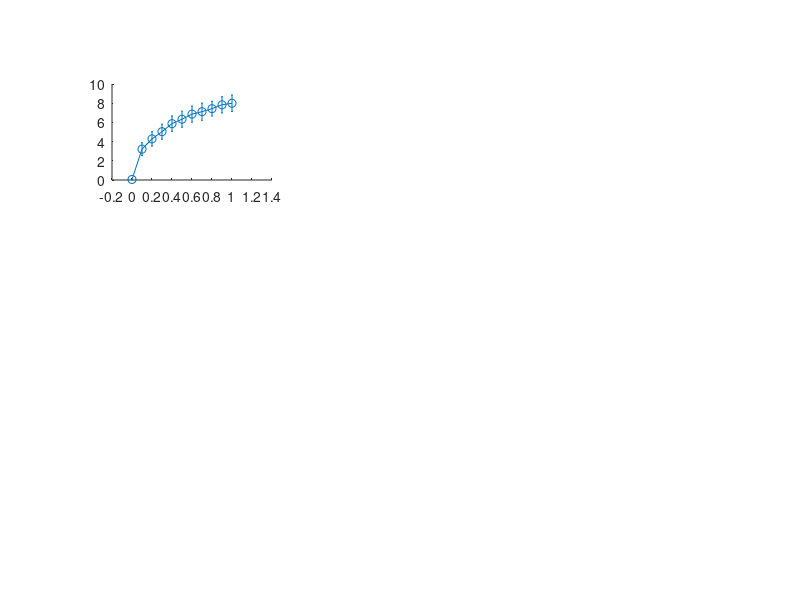

Reproduce this figure in MATLAB. (Note: this script raises an error after producing the figure.)

load  data_figureS1_properties_of_A_and_M_for_different_parameters.mat

colorcode=[0,0.4470,0.7410;0.8500,0.3250,0.0980;0.9290,0.6940,0.1250;0.4940,0.1840,0.5560;0.4660,0.6740,0.1880;0.3010,0.7450, 0.9330;0.6350 0.0780,0.1840;0.7176,0.2745,1.0000];
figure;
MS=5;
LD=1;
TextSize=10;

subplot('position',[0.14 0.7 0.2 0.16]);
errorbar(thetaall,alphaA_mean{1},std_alphaA{1},'-o','color',colorcode(1,:),'MarkerSize',MS,'LineWidth',LD); hold on;grid on
errorbar(thetaall,alphaA_mean{2},std_alphaA{2},'-d','color',colorcode(2,:),'MarkerSize',MS,'LineWidth',LD); hold on;
xlim([0 1]);
ylabel('$\alpha(\mathbf{A})$','Interpreter','Latex')
set(gca,'FontSize',TextSize,'fontname','Times New Roman');

subplot('position',[0.14 0.49 0.2 0.16]);
errorbar(thetaall,dFA_mean{1},std_dFA{1},'-o','color',colorcode(1,:),'MarkerSize',MS,'LineWidth',LD); hold on;grid on
errorbar(thetaall,dFA_mean{2},std_dFA{2},'-d','color',colorcode(2,:),'MarkerSize',MS,'LineWidth',LD); hold on;
ylabel('$d_F(\mathbf{A})$','Interpreter','Latex')
set(gca,'FontSize',TextSize,'fontname','Times New Roman');
xlim([0 1])
xlabel('$\theta$','Interpreter','Latex')

subplot('position',[0.4 0.7 0.2 0.16]);
errorbar(thetaall,alphaM_mean{1},std_alphaM{1},'-o','color',colorcode(1,:),'MarkerSize',MS,'LineWidth',LD); hold on; grid on
errorbar(thetaall,alphaM_mean{2},std_alphaM{2},'-d','color',colorcode(2,:),'MarkerSize',MS,'LineWidth',LD); hold on;
ylabel('$\alpha(\mathbf{M})$','Interpreter','Latex')
ylim([-0.05 0])
set(gca,'FontSize',TextSize,'fontname','Times New Roman');
xlim([0 1])

subplot('position',[0.4 0.49 0.2 0.16]);
errorbar(thetaall,dFM_mean{1},std_alphaM{1},'-o','color',colorcode(1,:),'MarkerSize',MS,'LineWidth',LD); hold on;grid on
errorbar(thetaall,dFM_mean{2},std_alphaM{2},'-d','color',colorcode(2,:),'MarkerSize',MS,'LineWidth',LD); hold on;
set(gca,'FontSize',TextSize,'fontname','Times New Roman');
ylabel('$d_F(\mathbf{M})$','Interpreter','Latex')
set(gca,'FontSize',TextSize,'fontname','Times New Roman');
xlim([0 1])
ylim([0.2 0.6]); 

subplot('position',[0.4 0.28 0.2 0.16]);
errorbar(thetaall,KM_N0_theta_mean{1},std_KM_N0_theta{1},'-o','color',colorcode(1,:),'MarkerSize',MS,'LineWidth',LD); hold on;grid on
errorbar(thetaall,KM_N0_theta_mean{2},std_KM_N0_theta{2},'-d','color',colorcode(2,:),'MarkerSize',MS,'LineWidth',LD); hold on;
ylabel('$\mathcal{K}(\mathbf{M})$','Interpreter','Latex')
set(gca,'FontSize',TextSize,'fontname','Times New Roman');
ylim([0.5 4.5])
set(gca,'FontSize',TextSize,'fontname','Times New Roman');
xlim([0 1])
xlabel('$\theta$','Interpreter','Latex')
    
subplot('position',[0.66 0.7 0.2 0.16]);
errorbar(kappaall,alphaM_kappa_mean{1},std_alphaM_kappa{1},'-p','color',colorcode(3,:),'MarkerSize',MS,'LineWidth',LD); hold on; grid on
errorbar(kappaall,alphaM_kappa_mean{2},std_alphaM_kappa{2},'-^','color',colorcode(4,:),'MarkerSize',MS,'LineWidth',LD); hold on;
errorbar(kappaall,alphaM_kappa_mean{3},std_alphaM_kappa{3},'-*','color',colorcode(5,:),'MarkerSize',MS,'LineWidth',LD); hold on;
errorbar(kappaall,alphaM_kappa_mean{4},std_alphaM_kappa{4},'-h','color',colorcode(6,:),'MarkerSize',MS,'LineWidth',LD); hold on;
errorbar(kappaall,alphaM_kappa_mean{5},std_alphaM_kappa{5},'-+','color',colorcode(7,:),'MarkerSize',MS,'LineWidth',LD); hold on;
errorbar(kappaall,alphaM_kappa_mean{6},std_alphaM_kappa{6},'-x','color',colorcode(8,:),'MarkerSize',MS,'LineWidth',LD); hold on;
ylabel('$\alpha(\mathbf{M})$','Interpreter','Latex')
xticks([0.6 0.7 0.8 0.9 1])
              
xticklabels({'0.6' '0.7' '0.8' '0.9' '1'})
ylim([-0.05 0])
xlim([0.6 1])
set(gca,'FontSize',TextSize,'fontname','Times New Roman');

subplot('position',[0.66 0.49 0.2 0.16]);
errorbar(kappaall,dFMN0_kappa_mean{1},std_dFMN0_kappa{1},'-p','color',colorcode(3,:),'MarkerSize',MS,'LineWidth',LD); hold on;grid on
errorbar(kappaall,dFMN0_kappa_mean{2},std_dFMN0_kappa{2},'-^','color',colorcode(4,:),'MarkerSize',MS,'LineWidth',LD); hold on;
errorbar(kappaall,dFMN0_kappa_mean{3},std_dFMN0_kappa{3},'-*','color',colorcode(5,:),'MarkerSize',MS,'LineWidth',LD); hold on;
errorbar(kappaall,dFMN0_kappa_mean{4},std_dFMN0_kappa{4},'-h','color',colorcode(6,:),'MarkerSize',MS,'LineWidth',LD); hold on;
errorbar(kappaall,dFMN0_kappa_mean{5},std_dFMN0_kappa{5},'-+','color',colorcode(7,:),'MarkerSize',MS,'LineWidth',LD); hold on;
errorbar(kappaall,dFMN0_kappa_mean{6},std_dFMN0_kappa{6},'-x','color',colorcode(8,:),'MarkerSize',MS,'LineWidth',LD); hold on;
ylabel('$d_F(\mathbf{M})$','Interpreter','Latex')
xticks([0.6 0.7 0.8 0.9 1])
ylim([0.2 0.6]);              
xticklabels({'0.6' '0.7' '0.8' '0.9' '1'})
xlim([0.6 1])
set(gca,'FontSize',TextSize,'fontname','Times New Roman');

subplot('position',[0.66 0.28 0.2 0.16]);
errorbar(kappaall,KM_N0_kappa_mean{1},std_KM_N0_kappa{1},'-p','color',colorcode(3,:),'MarkerSize',MS,'LineWidth',LD); hold on;grid on
errorbar(kappaall,KM_N0_kappa_mean{2},std_KM_N0_kappa{2},'-^','color',colorcode(4,:),'MarkerSize',MS,'LineWidth',LD); hold on;
errorbar(kappaall,KM_N0_kappa_mean{3},std_KM_N0_kappa{3},'-*','color',colorcode(5,:),'MarkerSize',MS,'LineWidth',LD); hold on;
errorbar(kappaall,KM_N0_kappa_mean{4},std_KM_N0_kappa{4},'-h','color',colorcode(6,:),'MarkerSize',MS,'LineWidth',LD); hold on;
errorbar(kappaall,KM_N0_kappa_mean{5},std_KM_N0_kappa{5},'-+','color',colorcode(7,:),'MarkerSize',MS,'LineWidth',LD); hold on;
errorbar(kappaall,KM_N0_kappa_mean{6},std_KM_N0_kappa{6},'-x','color',colorcode(8,:),'MarkerSize',MS,'LineWidth',LD); hold on;
ylabel('$\mathcal{K}(\mathbf{M})$','Interpreter','Latex')
xticks([0.6 0.7 0.8 0.9 1])
xticklabels({'0.6' '0.7' '0.8' '0.9' '1'})
set(gca, 'XScale', 'log')  
xlim([0.6 1])
set(gca,'FontSize',TextSize,'fontname','Times New Roman');
xlabel('$\kappa$','Interpreter','Latex');
ylim([0.5 4.5])
axes('Position',[0.68 0.372 .085 0.085*0.8])
box on
mmm=2;

errorbar(dFM_mean{1},KM_N0_theta_mean{1},std_KM_N0_theta{1},'-o','MarkerSize',MS/mmm,'color',colorcode(1,:),'LineWidth',LD/mmm); hold on;grid on
errorbar(dFM_mean{2},KM_N0_theta_mean{2},std_KM_N0_theta{2},'-d','MarkerSize',MS/mmm,'color',colorcode(2,:),'LineWidth',LD/mmm); hold on;grid on
errorbar(dFMN0_kappa_mean{1},KM_N0_kappa_mean{1},std_KM_N0_kappa{1},'-p','color',colorcode(3,:),'MarkerSize',MS/2,'LineWidth',LD/mmm); hold on;grid on
errorbar(dFMN0_kappa_mean{2},KM_N0_kappa_mean{2},std_KM_N0_kappa{2},'-^','color',colorcode(4,:),'MarkerSize',MS/2,'LineWidth',LD/mmm); hold on;grid on
errorbar(dFMN0_kappa_mean{3},KM_N0_kappa_mean{3},std_KM_N0_kappa{3},'-*','color',colorcode(5,:),'MarkerSize',MS/mmm,'LineWidth',LD/mmm); hold on;grid on
errorbar(dFMN0_kappa_mean{4},KM_N0_kappa_mean{4},std_KM_N0_kappa{4},'-h','color',colorcode(6,:),'MarkerSize',MS/mmm,'LineWidth',LD/mmm); hold on;grid on
errorbar(dFMN0_kappa_mean{5},KM_N0_kappa_mean{5},std_KM_N0_kappa{5},'-+','color',colorcode(7,:),'MarkerSize',MS/mmm,'LineWidth',LD/mmm); hold on;grid on
errorbar(dFMN0_kappa_mean{6},KM_N0_kappa_mean{6},std_KM_N0_kappa{6},'-x','color',colorcode(8,:),'MarkerSize',MS/mmm,'LineWidth',LD/mmm); hold on;grid on
ylim([0.5 4.5])
xlabel('$d_F(\mathbf{M})$','Interpreter','Latex')
xticks([0.2 0.3 0.4 0.5 0.6])
xticklabels({'0.2' '0.3' '0.4' '0.5' '0.6'})
ylabel('$\mathcal{K}(\mathbf{M})$','Interpreter','Latex')
xlim([0.2 0.6])
set(gca,'FontSize',5.5,'fontname','Times New Roman');


subplot('position',[5 0.05 0.1 0.08]);
errorbar(thetaall,KM_N0_theta_mean{1},std_KM_N0_theta{1},'-o','color',colorcode(1,:),'MarkerSize',MS,'LineWidth',LD); hold on;grid on
errorbar(thetaall,KM_N0_theta_mean{2},std_KM_N0_theta{2},'-d','color',colorcode(2,:),'MarkerSize',MS,'LineWidth',LD); hold on;grid on
errorbar(kappaall,KM_N0_kappa_mean{1},std_KM_N0_kappa{1},'-p','color',colorcode(3,:),'MarkerSize',MS,'LineWidth',LD); hold on;grid on
errorbar(kappaall,KM_N0_kappa_mean{2},std_KM_N0_kappa{2},'-^','color',colorcode(4,:),'MarkerSize',MS,'LineWidth',LD); hold on;grid on
errorbar(kappaall,KM_N0_kappa_mean{3},std_KM_N0_kappa{3},'-*','color',colorcode(5,:),'MarkerSize',MS,'LineWidth',LD); hold on;grid on
errorbar(kappaall,KM_N0_kappa_mean{4},std_KM_N0_kappa{4},'-h','color',colorcode(6,:),'MarkerSize',MS,'LineWidth',LD); hold on;grid on
errorbar(kappaall,KM_N0_kappa_mean{5},std_KM_N0_kappa{5},'-+','color',colorcode(7,:),'MarkerSize',MS,'LineWidth',LD); hold on;grid on
errorbar(kappaall,KM_N0_kappa_mean{6},std_KM_N0_kappa{6},'-x','color',colorcode(8,:),'MarkerSize',MS,'LineWidth',LD); hold on;grid on
xlabel('$d_F(\mathbf{M})$','Interpreter','Latex')         
ylabel('$\mathcal{K}(\mathbf{M})$','Interpreter','Latex')
legend('$N_0=1,\kappa=0.98,\theta$','$N_0=5,\kappa=0.98,\theta$',...
       '$N_0=1,\theta=0,\kappa$','$N_0=5,\theta=0,\kappa$',...
       '$N_0=1,\theta=0.5,\kappa$','$N_0=5,\theta=0.5,\kappa$',...
       '$N_0=1,\theta=1,\kappa$','$N_0=5,\theta=1,\kappa$',...
       'Interpreter','Latex','location',[0.23 0.335 0.02 0.02],'NumColumns',1);
set(gca,'FontSize',10,'fontname','Times New Roman');


set(gca,'looseInset',[0 0 0 0])
set(gcf, 'PaperPosition', [-0.75 0.2 26.5 26]);
set(gcf, 'PaperSize', [25 25]); 
saveas(gcf,'figureS1.pdf');